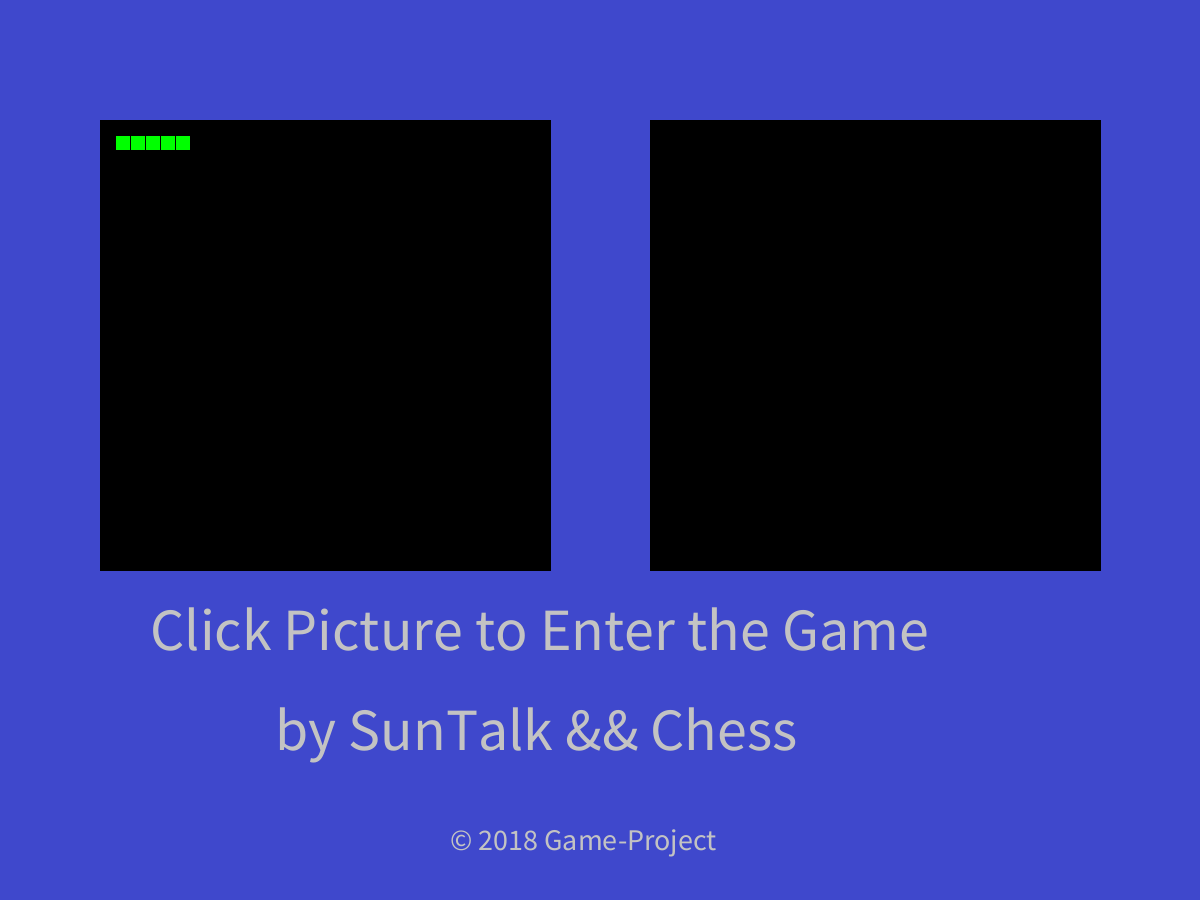
Frame 1 (no input)
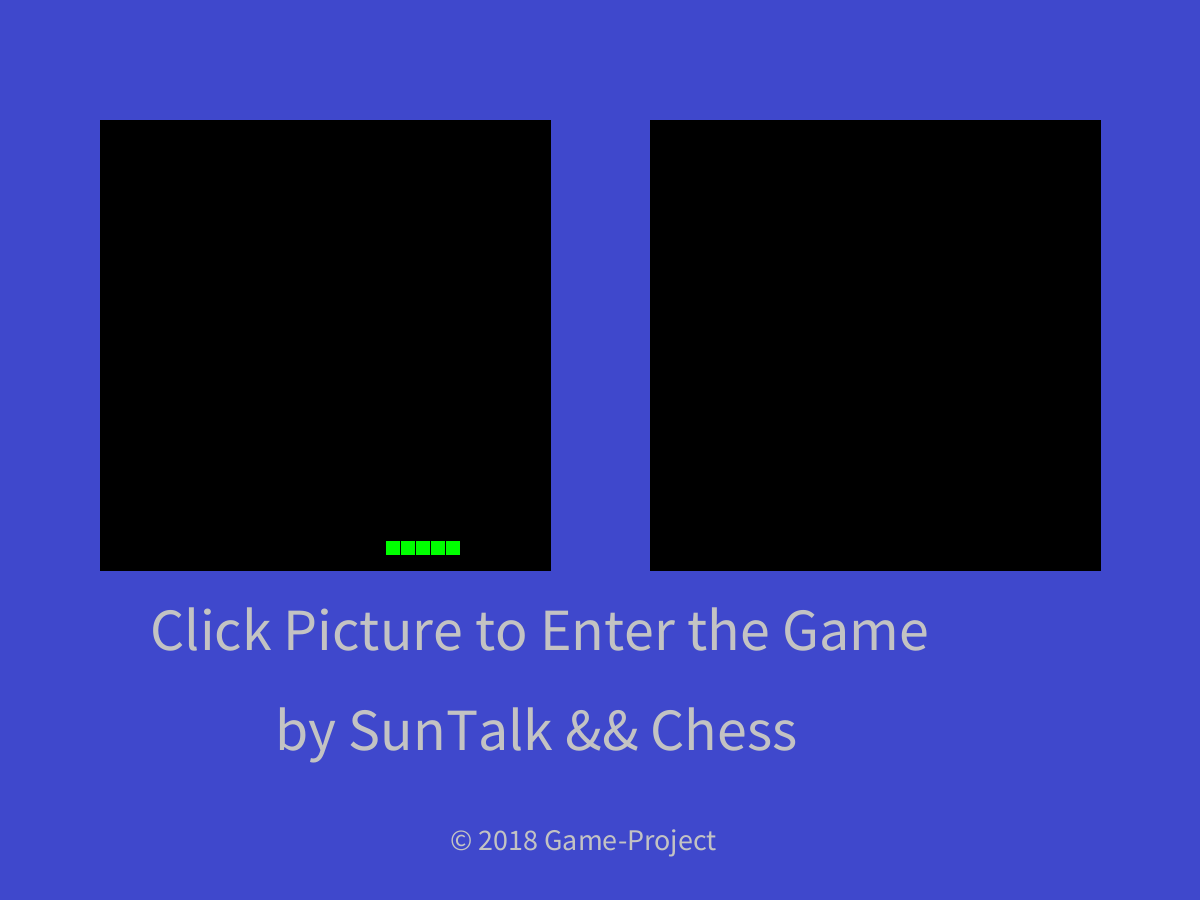
Frame 60 (the mouse pressed at the canvas centre just before this capture)
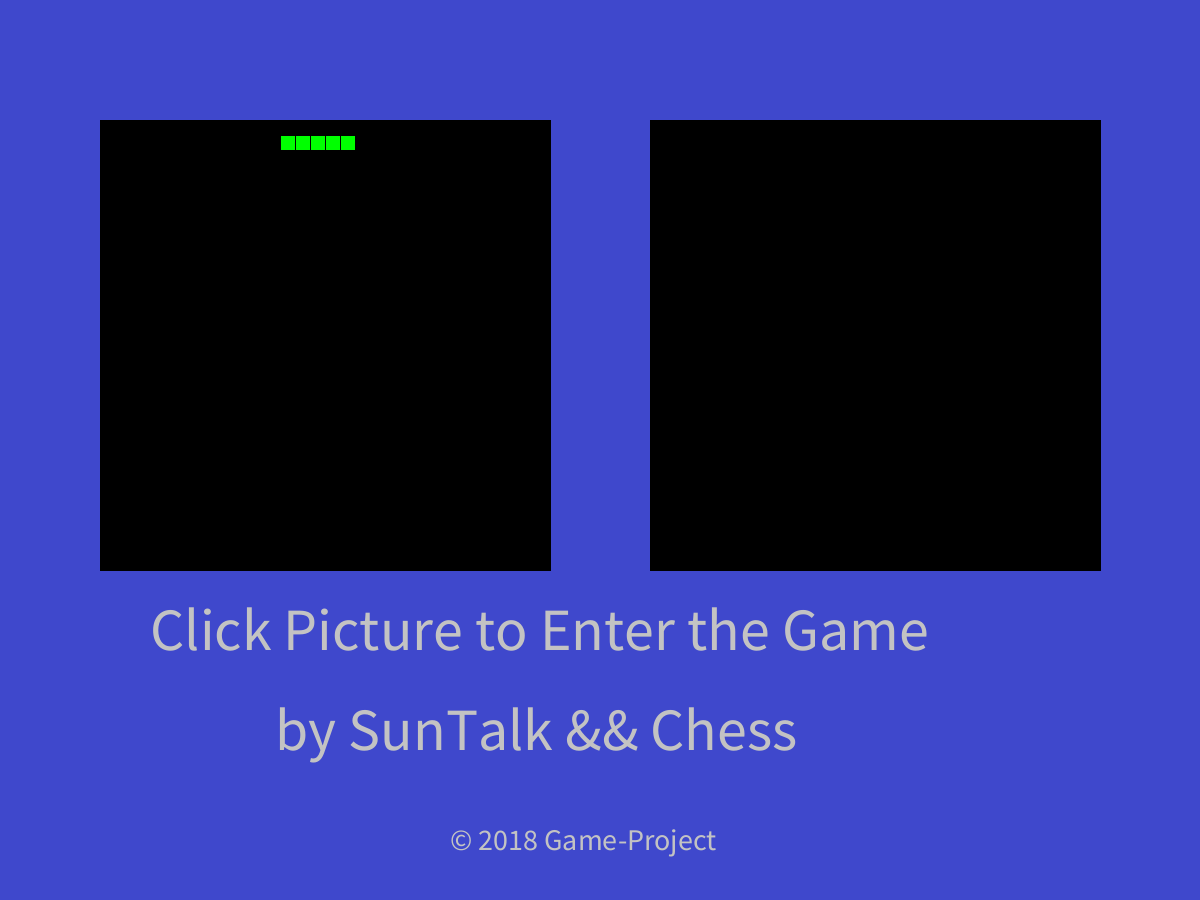
Frame 120 (the mouse held since frame 60 and released just before this capture)

The Processing sketch that drew these frames (run headless with seeded random() and noise(); from frame 60 on, the mouse is pressed at the canvas centre):

// Processing sketch: snake
// ── snake.pde
Snake[] snakes;
int num = 800;
int count = 0;
int score = 0;
boolean gamemode = false, end = false;
int home = 0;

void setup(){

	size(1200,900);
	smooth();

	if( home == 0 ){
		set_home();
	}
	else if( home == 1 ){
		set_snake();
	}
	else if( home == 2 ){

	}

}

void draw(){

	if( home == 0 ){
		draw_home();
	}
	else if( home == 1 ){
		draw_snake();
	}
	else if( home == 2 ){

	}

}

// ── class_snake.pde
class Snake {

	boolean on = false;
	int path_num = 30;
	int x,y;
	char path = 'd';

	void start(int seat_x,int seat_y){
		on = true;
		x = seat_x;
		y = seat_y;
	}

	void turn(char wasd){
		if( wasd == 'w' && path != 's' )
			path = wasd;
		else if( wasd == 's' && path != 'w' )
			path = wasd;
		else if( wasd == 'a' && path != 'd' )
			path = wasd;
		else if( wasd == 'd' && path != 'a' )
			path = wasd;
	}

	void follow(char pre){
		if( path_num == 0 ){
			path_num = 30;
			path = pre;
		}

		if( path != pre ){
			path_num = path_num - 3;
		}
	}

	void Run(){
		if(on==true){
			if( path == 'w' )
				y = y - 3;
			else if( path == 's' )
				y = y + 3;
			else if( path == 'a' )
				x = x - 3;
			else if( path == 'd' )
				x = x + 3;
		}
	}

	void Display(){
		if(on==true)
			rect(x,y,30,30);
	}

}
// ── game_loop.pde
void FirstValue_snake(){
	snakes[0].start(120,30);
	snakes[1].start(90,30);
	snakes[2].start(60,30);
	snakes[3].start(30,30);

}

void keyPressed() {
	if( key == ' ' ){
		gamemode = !gamemode;
		if(end == true){
			gamemode = false;
			end = false;
			setup();
		}
	}
}

void end_game_snake(){
	gamemode = false;
	end = true;
	// loser will change to pic in the future
	textSize(100);
	text("LOSER!!!", 300, 450);
}

// ── home_draw.pde

int[] snake_x = new int[5];
int[] snake_y = new int[5];
int roop; 

void draw_home(){
	small_snake();

	if( mousePressed == true && mouseButton == LEFT){
		if( mouseX > 100 && mouseX < 550 && mouseY > 120 && mouseY < 550 ){
			home = 1;
			setup();
		}
	}
}

void small_snake(){
	fill(0);
	rect(100,120,450,450);
	
	fill(0,255,0);
	for(int i = 0 ; i < 5 ; i++ ){
		rect(snake_x[i],snake_y[i],15,15);
	}

	for(int i = 4 ; i > 0 ; i-- ){
		snake_x[i] = snake_x[i-1];
		snake_y[i] = snake_y[i-1];
	}

	if( roop == 1 ){
		snake_x[0] = snake_x[0] + 15;
		if( snake_x[0] == 535){
			snake_x[0] = 520;
			snake_y[0] = 150;
			roop = 2;
		}
	}
	else if( roop == 2 ){
		snake_y[0] = snake_y[0] + 15;
		if( snake_y[0] == 555 ){
			snake_x[0] = 505;
			snake_y[0] = 540;
			roop = 3;
		}
		
	}
	else if( roop == 3 ){
		snake_x[0] = snake_x[0] - 15;
		if( snake_x[0] == 100 ){
			snake_x[0] = 115;
			snake_y[0] = 525;
			roop = 4;
		}
	}
	else if( roop == 4 ) {
		snake_y[0] = snake_y[0] - 15;
		if( snake_y[0] == 120 ){
			snake_x[0] = 130;
			snake_y[0] = 135;
			roop = 1;
		}
	}
}
// ── home_set.pde
void set_home(){

	background(63,72,204);
	fill(0);
	rect(100,120,450,450);
	rect(650,120,450,450);

	fill(195);
	textSize(60);
	text("Click Picture to Enter the Game",150,650);
	text("by SunTalk && Chess",275,750);
	textSize(30);
	text("© 2018 Game-Project",450,850);

	snake_x[0] = 175;
	snake_x[1] = 160;
	snake_x[2] = 145;
	snake_x[3] = 130;
	snake_x[4] = 115;

	snake_y[0] = 135;
	snake_y[1] = 135;
	snake_y[2] = 135;
	snake_y[3] = 135;
	snake_y[4] = 135;

	roop = 1;
}
// ── snake_draw.pde
void draw_snake(){

	if( mousePressed == true && mouseButton == LEFT ){
		if( mouseX > 950 && mouseX < 1150 && mouseY > 600 && mouseY < 700 ){
			home = 0;
			setup();
		}
	}

	if( keyPressed == true ){
		if( key == 'w' || key == 'a' || key == 's' || key == 'd' )
			snakes[0].turn(key);
	}
	
	fill(0);
	rect(0,0,900,900);
	noStroke();
	fill(102, 204, 255);//(30,30),(870,30),(870,870),(30,870)
	rect(0,0,900,30);
	rect(0,0,30,900);
	rect(870,0,30,900);
	rect(0,870,900,30);
	// back & frame

	fill(255);
	textSize(60);
	text(score, 1030, 250);
	// score
	fill(0,255,0);
	for(int i = 0 ; i < num ; i++ ){

		if(i == 0){ // hit the wall
			if((snakes[1].x < 25 || snakes[1].x > 845) || (snakes[1].y < 25 || snakes[1].y > 845)){
				end_game_snake();
			}
		}

		if( i != 0 && gamemode == true){//turn
			snakes[i].Run();
			snakes[i].follow(snakes[i-1].path);
		}
		if( i != 0 )
			snakes[i].Display();
	}

}
// ── snake_set.pde
void set_snake(){
	background(0);
	snakes = new Snake[num];
	for(int i = 0 ; i < num ; i++ ){
		snakes[i] = new Snake();
	}
	FirstValue_snake();

	// score text
	fill(255);
	textSize(80);
	text("Score", 950, 150);
	
	// pause & start
	fill(195);
	rect(950,600,200,100);
	textSize(50);
	fill(0);
	text("Home",970,670);
}
